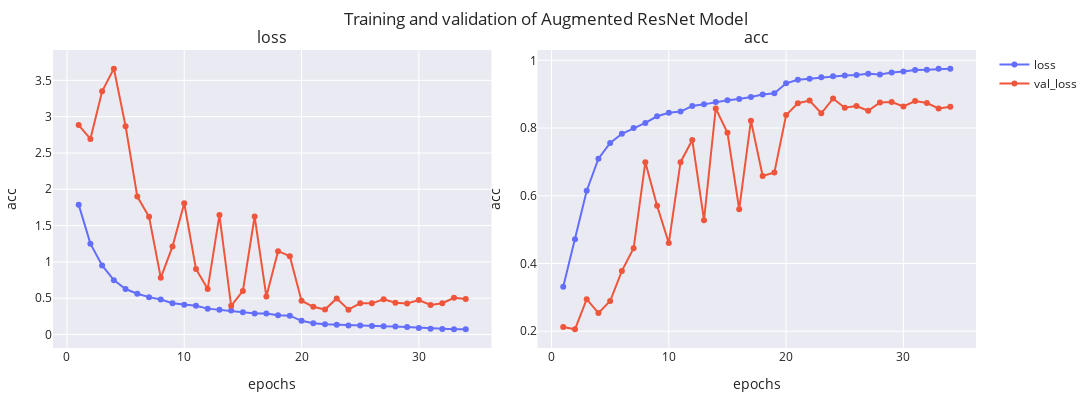

Notebook code for this chart:
### Markdown cell above
### 2.5 What if we add Data Augmentation?

### Code cell
from keras.models import Sequential
resnet_data_aug = Sequential([
    layers.RandomFlip("horizontal"),
    layers.RandomRotation(0.1),
    layers.RandomZoom(0.2),
    layers.GaussianNoise(0.01),
    CustomResNet(num_classes=5)
])

resnet_data_aug.compile(optimizer="adam", loss="sparse_categorical_crossentropy",  metrics=[SparseCategoricalAccuracy('acc')])
resnet_data_aug_history = train_model(
    resnet_data_aug,
    train_dataset,
    val_dataset,
    path=model_dir,
    epochs=50,
    verbose=1,
    lr_patience=5,
    val_patience=10,
).history

print(
    f"Final loss: training -> {resnet_data_aug_history['loss'][-1]:.2f}, validation -> {resnet_data_aug_history['val_loss'][-1]:.2f}"
)
print(
    f"Final accuracy: training -> {resnet_data_aug_history['acc'][-1]:.2f}, validation -> {resnet_data_aug_history['val_acc'][-1]:.2f}"
)
plot_history(resnet_data_aug_history, ['loss', 'acc'], name='Augmented ResNet Model')

### Figure 1 — Plotly figure (JSON) as saved in the notebook; plotly's stock layout.template omitted (floating-point values rounded to 4 significant figures)
{"data": [{"line": {"color": "#636EFA"}, "marker": {"color": "#636EFA"}, "mode": "lines+markers", "name": "loss", "showlegend": true, "type": "scatter", "x": [1, 2, 3, 4, 5, 6, 7, 8, 9, 10, 11, 12, 13, 14, 15, 16, 17, 18, 19, 20, 21, 22, 23, 24, 25, 26, 27, 28, 29, 30, 31, 32, 33, 34], "xaxis": "x", "y": [1.789, 1.252, 0.9516, 0.749, 0.627, 0.5615, 0.515, 0.4827, 0.4312, 0.4089, 0.3954, 0.3566, 0.3412, 0.332, 0.3085, 0.2881, 0.2906, 0.2657, 0.2597, 0.189, 0.1569, 0.1427, 0.1352, 0.1259, 0.1239, 0.1162, 0.1129, 0.1116, 0.1031, 0.09058, 0.0809, 0.07766, 0.07135, 0.07271], "yaxis": "y"}, {"line": {"color": "#EF553B"}, "marker": {"color": "#EF553B"}, "mode": "lines+markers", "name": "val_loss", "showlegend": true, "type": "scatter", "x": [1, 2, 3, 4, 5, 6, 7, 8, 9, 10, 11, 12, 13, 14, 15, 16, 17, 18, 19, 20, 21, 22, 23, 24, 25, 26, 27, 28, 29, 30, 31, 32, 33, 34], "xaxis": "x", "y": [2.884, 2.694, 3.348, 3.661, 2.867, 1.9, 1.622, 0.7815, 1.214, 1.808, 0.9041, 0.628, 1.645, 0.3962, 0.6002, 1.625, 0.5249, 1.148, 1.08, 0.465, 0.3822, 0.3443, 0.4966, 0.3428, 0.4292, 0.4293, 0.4857, 0.4391, 0.4289, 0.4751, 0.4061, 0.4321, 0.5064, 0.4889], "yaxis": "y"}, {"line": {"color": "#636EFA"}, "marker": {"color": "#636EFA"}, "mode": "lines+markers", "name": "acc", "showlegend": false, "type": "scatter", "x": [1, 2, 3, 4, 5, 6, 7, 8, 9, 10, 11, 12, 13, 14, 15, 16, 17, 18, 19, 20, 21, 22, 23, 24, 25, 26, 27, 28, 29, 30, 31, 32, 33, 34], "xaxis": "x2", "y": [0.3312, 0.4717, 0.6149, 0.7094, 0.756, 0.7829, 0.7998, 0.8151, 0.8347, 0.845, 0.8486, 0.8651, 0.87, 0.8772, 0.8821, 0.8861, 0.8916, 0.8992, 0.9026, 0.9322, 0.9429, 0.946, 0.9498, 0.9528, 0.9556, 0.957, 0.9601, 0.9584, 0.964, 0.9673, 0.9713, 0.9724, 0.9749, 0.9755], "yaxis": "y2"}, {"line": {"color": "#EF553B"}, "marker": {"color": "#EF553B"}, "mode": "lines+markers", "name": "val_acc", "showlegend": false, "type": "scatter", "x": [1, 2, 3, 4, 5, 6, 7, 8, 9, 10, 11, 12, 13, 14, 15, 16, 17, 18, 19, 20, 21, 22, 23, 24, 25, 26, 27, 28, 29, 30, 31, 32, 33, 34], "xaxis": "x2", "y": [0.2123, 0.2053, 0.2944, 0.2533, 0.289, 0.378, 0.4448, 0.6992, 0.5705, 0.4602, 0.6992, 0.765, 0.528, 0.858, 0.7857, 0.5601, 0.8219, 0.6586, 0.6685, 0.8382, 0.8733, 0.8812, 0.8436, 0.8872, 0.86, 0.8649, 0.8511, 0.8758, 0.8768, 0.8639, 0.8798, 0.8738, 0.858, 0.8629], "yaxis": "y2"}], "layout": {"annotations": [{"font": {"size": 16}, "showarrow": false, "text": "loss", "x": 0.2375, "xanchor": "center", "xref": "paper", "y": 1.0, "yanchor": "bottom", "yref": "paper"}, {"font": {"size": 16}, "showarrow": false, "text": "acc", "x": 0.7625, "xanchor": "center", "xref": "paper", "y": 1.0, "yanchor": "bottom", "yref": "paper"}], "height": 400, "margin": {"b": 10, "l": 10, "r": 10, "t": 50}, "title": {"text": "Training and validation of Augmented ResNet Model"}, "width": 1200, "xaxis": {"anchor": "y", "domain": [0.0, 0.475], "title": {"text": "epochs"}}, "xaxis2": {"anchor": "y2", "domain": [0.525, 1.0], "title": {"text": "epochs"}}, "yaxis": {"anchor": "x", "domain": [0.0, 1.0], "title": {"text": "acc"}}, "yaxis2": {"anchor": "x2", "domain": [0.0, 1.0], "title": {"text": "acc"}}}}
